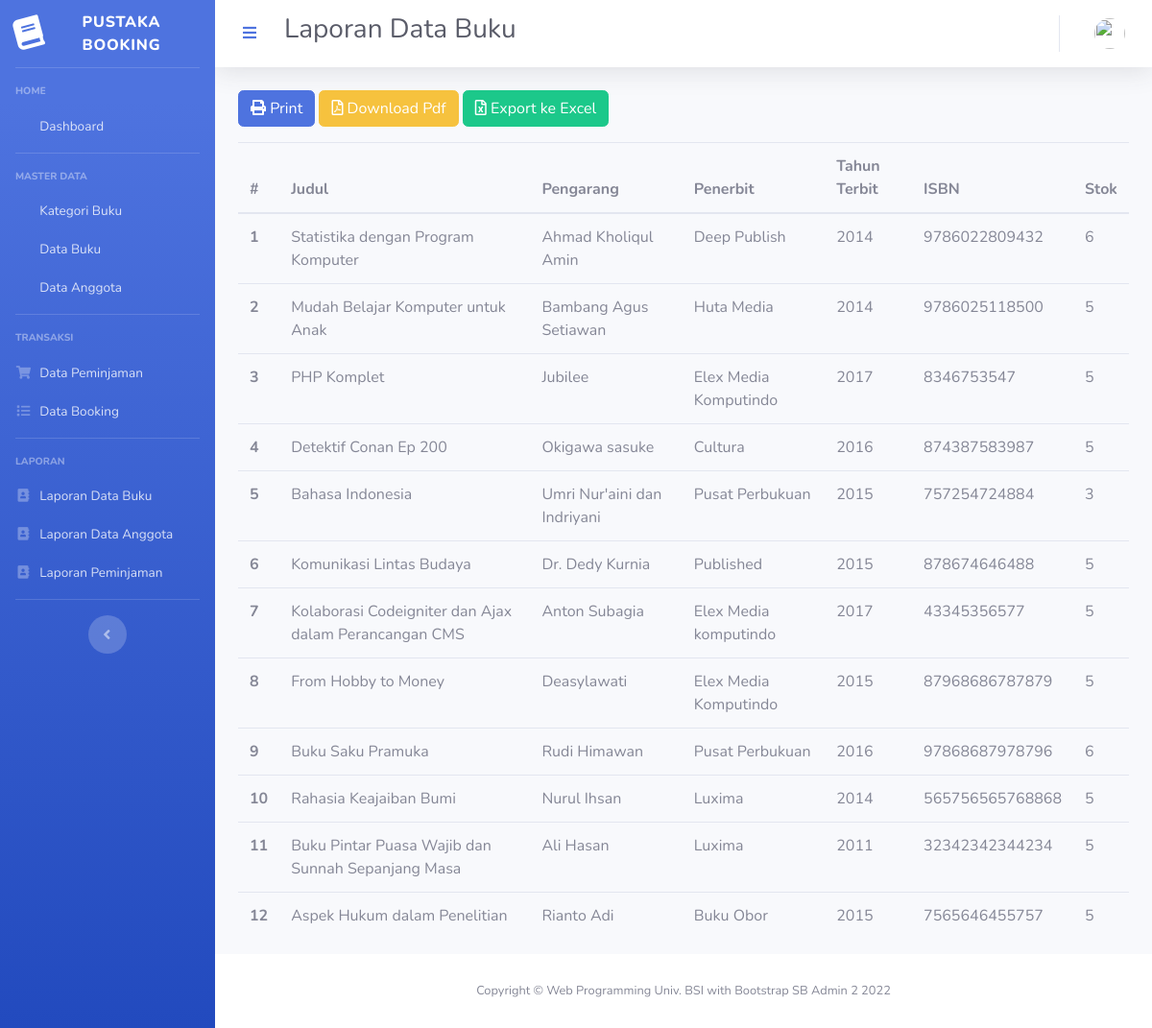
The app's page /pustaka-booking/index.php/laporan/laporan_buku with its own data.
### tables this page shows
CREATE TABLE `buku` (
  `id` int(11) NOT NULL,
  `judul_buku` varchar(128) NOT NULL,
  `id_kategori` int(11) NOT NULL,
  `pengarang` varchar(64) NOT NULL,
  `penerbit` varchar(64) NOT NULL,
  `tahun_terbit` year(4) NOT NULL,
  `isbn` varchar(64) NOT NULL,
  `stok` int(11) NOT NULL,
  `dipinjam` int(11) NOT NULL,
  `dibooking` int(11) NOT NULL,
  `image` varchar(256) DEFAULT 'book-default-cover.jpg'
);

### pustaka-booking/application/controllers/Laporan.php (called while the page is built, shortened)
<?php
class Laporan extends CI_Controller
{
	public function laporan_buku()
	{
		$data['judul'] = 'Laporan Data Buku';
		$data['user'] = $this->ModelUser->cekData(['email' => $this->session->userdata('email')])->row_array();
		$data['buku'] = $this->ModelBuku->getBuku()->result_array();
		$data['kategori'] = $this->ModelBuku->getKategori()->result_array();
		$this->load->view('templates/header', $data);
		$this->load->view('templates/sidebar', $data);
		$this->load->view('templates/topbar', $data);
		$this->load->view('buku/laporan_buku', $data);
		$this->load->view('templates/footer');
	}
}

### pustaka-booking/index.php (called while the page is built, shortened)
<?php
require_once BASEPATH.'core/CodeIgniter.php';

### pustaka-booking/application/models/ModelBuku.php (called while the page is built, shortened)
<?php
class ModelBuku extends CI_Model
{
    public function getBuku()
    {
        return $this->db->get('buku');
    }
}

### pustaka-booking/application/views/buku/laporan_buku.php (the view, shortened to what this page needs)
<div class="container-fluid">
	<div class="row">
		<div class="col-lg-12">
		<a href="<?= base_url('laporan/cetak_laporan_buku'); ?>" class="btn btn-primary mb-3"><i class="fas fa-print"></i> Print</a>
		<a href="<?= base_url('laporan/laporan_buku_pdf'); ?>" class="btn btn-warning mb-3"><i class="far fa-file-pdf"></i> Download Pdf</a>
		<a href="<?= base_url('laporan/export_excel'); ?>" class="btn btn-success mb-3"><i class="far fa-file-excel"></i> Export ke Excel</a>
		<table class="table table-hover">
			<thead>
				<tr>
					<th scope="col">#</th>
					<th scope="col">Judul</th>
					<th scope="col">Pengarang</th>
					<th scope="col">Penerbit</th>
					<th scope="col">Tahun Terbit</th>
					<th scope="col">ISBN</th>
					<th scope="col">Stok</th>
				</tr>
			</thead>
			<tbody>
				<?php
				$a = 1;
				foreach ($buku as $b) { ?>
					<tr>
						<th scope="row"><?= $a++; ?></th>
						<td><?= $b['judul_buku']; ?></td>
						<td><?= $b['pengarang']; ?></td>
						<td><?= $b['penerbit']; ?></td>
						<td><?= $b['tahun_terbit']; ?></td>
						<td><?= $b['isbn']; ?></td>
						<td><?= $b['stok']; ?></td>
					</tr>
				<?php } ?>
			</tbody>
		</table>
		</div>
	</div>
</div>
</div>

### pustaka-booking/application/views/templates/header.php (shortened to what this page needs)
<!DOCTYPE html>
<html lang="en">
<head>
    <link href="<?= base_url('assets/vendor/fontawesomefree/css/all.min.css'); ?>" rel="stylesheet" type="text/css">
    <link href="<?= base_url('assets/vendor/datatables/dataTables.bootstrap4.css'); ?>" rel="stylesheet" type="text/css">
    <link href="<?= base_url('assets/css/sb-admin-2.min.css'); ?>" rel="stylesheet">
</head>
<body id="page-top">
    <div id="wrapper">

### pustaka-booking/application/views/templates/sidebar.php (shortened to what this page needs)
    <ul class="navbar-nav bg-gradient-primary sidebar sidebar-dark accordion" id="accordionSidebar">
        <a class="sidebar-brand d-flex align-items-center justify-content-center" href="index.html">
            <div class="sidebar-brand-icon rotate-n-15">
                <i class="fas fa-book"></i>
            </div>
            <div class="sidebar-brand-text mx-3">Pustaka Booking</div>
        </a>
        <hr class="sidebar-divider">
            <div class="sidebar-heading">
                Home
            </div>
                <li class="nav-item active">
                    <li class="nav-item">
                        <a class="nav-link pb-0" href="<?= base_url('admin'); ?>">
                            <span>Dashboard</span></a>
                    </li>
                </li>
            <hr class="sidebar-divider mt-3">
            <div class="sidebar-heading">
                Master Data
            </div>
                <li class="nav-item active">
                    <li class="nav-item">
                        <a class="nav-link pb-0" href="<?= base_url('buku/kategori'); ?>">
                            <span>Kategori Buku</span></a>
                    </li>
                    <li class="nav-item">
                        <a class="nav-link pb-0" href="<?= base_url('buku'); ?>">
                            <span>Data Buku</span></a>
                    </li>
                    <li class="nav-item">
                        <a class="nav-link pb-0" href="<?= base_url('user/anggota'); ?>">
                            <span>Data Anggota</span></a>
                    </li>
                </li>
<hr class="sidebar-divider mt-3">
<div class="sidebar-heading">
                Transaksi
            </div>
                <li class="nav-item active">
                    <li class="nav-item">
                        <a class="nav-link pb-0" href="<?= base_url('pinjam'); ?>">
                            <i class="fa fa-fw fa-shopping-cart"></i>
                            <span>Data Peminjaman</span></a>
                    </li>
                    <li class="nav-item">
                        <a class="nav-link pb-0" href="<?= base_url('pinjam/daftarBooking'); ?>">
                            <i class="fa fa-fw fa-list"></i>
                            <span>Data Booking</span></a>
                    </li>
                </li>
            <hr class="sidebar-divider mt-3">
<div class="sidebar-heading">
                Laporan
            </div>
                <li class="nav-item active">
                    <li class="nav-item">
                        <a class="nav-link pb-0" href="<?= base_url('laporan/laporan_buku'); ?>">
                            <i class="fa fa-fw fa-address-book"></i>
                            <span>Laporan Data Buku</span></a>
                    </li>
                    <li class="nav-item">
                        <a class="nav-link pb-0" href="<?= base_url('laporan/laporan_anggota'); ?>">
                            <i class="fa fa-fw fa-address-book"></i>
                            <span>Laporan Data Anggota</span></a>
                    </li>
		<li class="nav-item">
                        <a class="nav-link pb-0" href="<?= base_url('laporan/laporan_pinjam'); ?>">
                            <i class="fa fa-fw fa-address-book"></i>
                            <span>Laporan Peminjaman</span></a>
                    </li>
                </li>
            <hr class="sidebar-divider mt-3">
        <div class="text-center d-none d-md-inline">
            <button class="rounded-circle border-0" id="sidebarToggle"></button>
        </div>
    </ul>

### pustaka-booking/application/views/templates/topbar.php (shortened to what this page needs)
<div id="content-wrapper" class="d-flex flex-column">
    <div id="content">
        <nav class="navbar navbar-expand navbar-light bg-white topbar mb-4 static-top shadow">
            <button id="sidebarToggleTop" class="btn btn-link d-mdnone rounded-circle mr-3">
                <i class="fa fa-bars"></i>
            </button>
            <h1 class="h3 mb-2 text-gray-800"><?= $judul; ?></h1>
            <ul class="navbar-nav ml-auto">
                <li class="nav-item dropdown no-arrow">
                    <a class="nav-link dropdown-toggle" href="#" id="userDropdown" role="button" data-toggle="dropdown" ariahaspopup="true" aria-expanded="false">
                        <img class="img-profile rounded-circle" src="<?= base_url('assets/img/profile/') . $user['image']; ?>">
                    </a>
                </li>
            </ul>
        </nav>

### pustaka-booking/application/views/templates/footer.php (shortened to what this page needs)
<footer class="sticky-footer bg-white">
    <div class="container my-auto">
        <div class="copyright text-center my-auto">
            <span>Copyright &copy; Web Programming Univ. BSI with
                Bootstrap SB Admin 2 <?= date('Y'); ?></span>
        </div>
    </div>
</footer>
</div>
</div>
</body>
</html>

### records on screen
buku: judul_buku "Statistika dengan Program Komputer", pengarang "Ahmad Kholiqul Amin", penerbit "Deep Publish", tahun_terbit "2014", isbn "9786022809432", stok "6"
buku: judul_buku "Mudah Belajar Komputer untuk Anak", pengarang "Bambang Agus Setiawan", penerbit "Huta Media", tahun_terbit "2014", isbn "9786025118500", stok "5"
buku: judul_buku "PHP Komplet", pengarang "Jubilee", penerbit "Elex Media Komputindo", tahun_terbit "2017", isbn "8346753547", stok "5"
buku: judul_buku "Detektif Conan Ep 200", pengarang "Okigawa sasuke", penerbit "Cultura", tahun_terbit "2016", isbn "874387583987", stok "5"
buku: judul_buku "Bahasa Indonesia", pengarang "Umri Nur'aini dan Indriyani", penerbit "Pusat Perbukuan", tahun_terbit "2015", isbn "757254724884", stok "3"
buku: judul_buku "Komunikasi Lintas Budaya", pengarang "Dr. Dedy Kurnia", penerbit "Published", tahun_terbit "2015", isbn "878674646488", stok "5"
buku: judul_buku "Kolaborasi Codeigniter dan Ajax dalam Perancangan CMS", pengarang "Anton Subagia", penerbit "Elex Media komputindo", tahun_terbit "2017", isbn "43345356577", stok "5"
buku: judul_buku "From Hobby to Money", pengarang "Deasylawati", penerbit "Elex Media Komputindo", tahun_terbit "2015", isbn "87968686787879", stok "5"
buku: judul_buku "Buku Saku Pramuka", pengarang "Rudi Himawan", penerbit "Pusat Perbukuan", tahun_terbit "2016", isbn "97868687978796", stok "6"
buku: judul_buku "Rahasia Keajaiban Bumi", pengarang "Nurul Ihsan", penerbit "Luxima", tahun_terbit "2014", isbn "565756565768868", stok "5"
buku: judul_buku "Buku Pintar Puasa Wajib dan Sunnah Sepanjang Masa", pengarang "Ali Hasan", penerbit "Luxima", tahun_terbit "2011", isbn "32342342344234", stok "5"
buku: judul_buku "Aspek Hukum dalam Penelitian", pengarang "Rianto Adi", penerbit "Buku Obor", tahun_terbit "2015", isbn "7565646455757", stok "5"

### other values on screen
$judul "Laporan Data Buku"
